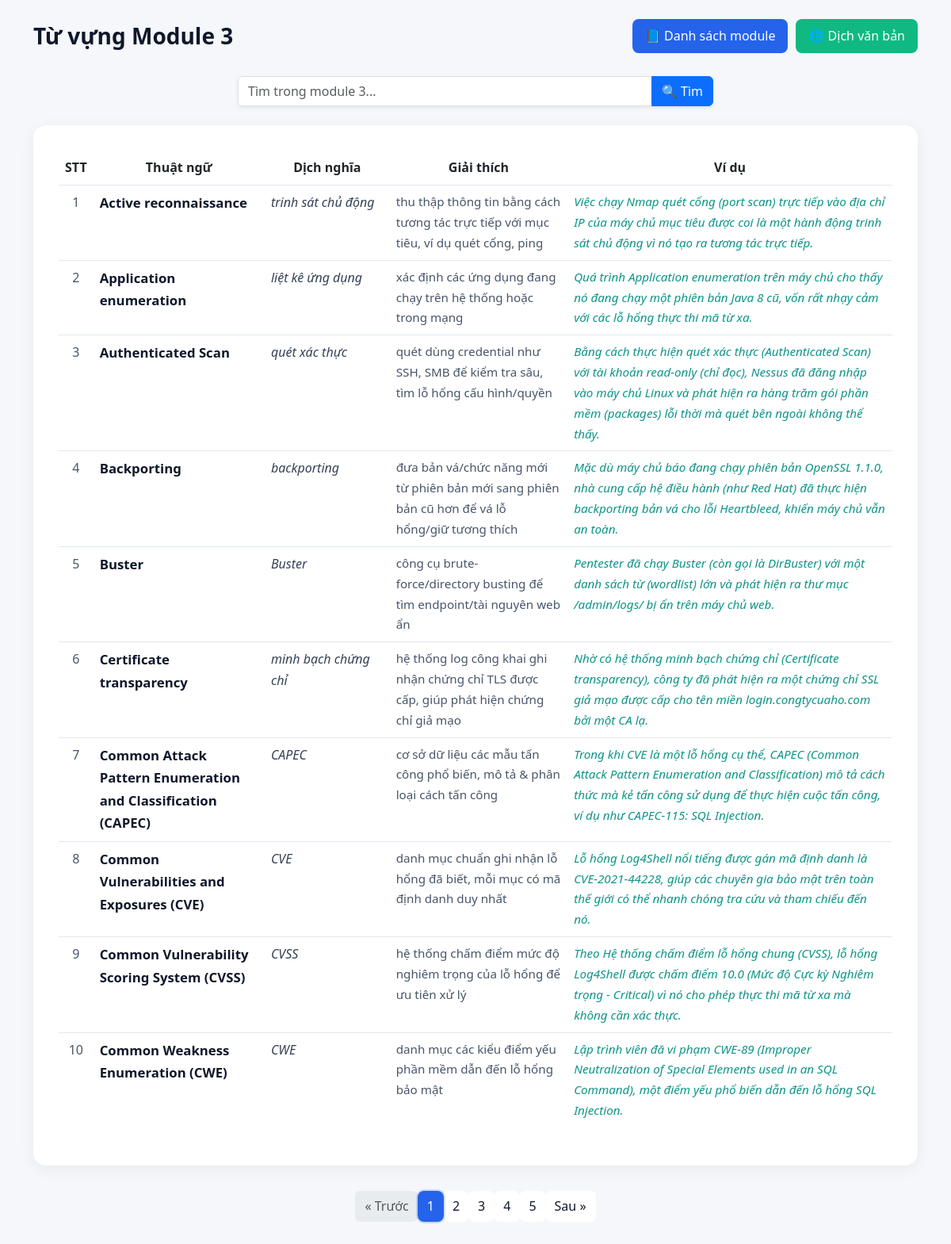
The app's page /terms/3 with its own data.
### tables this page shows
CREATE TABLE "Terms" (
	"id"	INTEGER,
	"english"	TEXT,
	"vietnamese"	TEXT,
	"note"	TEXT,
	"module"	TEXT,
	"boi_canh"	TEXT,
	"vi_du"	TEXT
);

### app.py (the view)
@app.route("/terms/<string:module_id>", methods=["GET", "POST"])
def terms(module_id):
    page = int(request.args.get("page", 1))
    per_page = 10
    cursor = conn.cursor()
    query_term = ""
    terms_list = []
    total_pages = 1
    try:
        if request.method == "POST":
            query_term = request.form.get("term", "").strip().lower()
            cursor.execute("""
                SELECT id, english, vietnamese, note, vi_du
                FROM Terms
                WHERE module = ? AND (LOWER(english) LIKE ? OR LOWER(vietnamese) LIKE ?)
                ORDER BY english ASC
            """, (module_id, f"%{query_term}%", f"%{query_term}%"))
            terms_list = cursor.fetchall()
            total_pages = 1
        else:
            terms_list, total_pages = get_terms(module_id, page, per_page)
    except sqlite3.Error as e:
        print(f"Lỗi SQL trong /terms/{module_id}: {e}")
    return render_template(
        "terms.html",
        module_id=module_id,
        terms=terms_list,
        query=query_term,
        page=page,
        total_pages=total_pages
    )

### app.py (called while the page is built, shortened)
def get_terms(module_id=None, page=1, per_page=10):
    cursor = conn.cursor()
    offset = (page - 1) * per_page
    terms = []
    total_count = 0
    try:
        if module_id:
            cursor.execute("""
                SELECT id, english, vietnamese, note, vi_du
                FROM Terms
                WHERE module = ?
                ORDER BY english ASC
                LIMIT ? OFFSET ?
            """, (module_id, per_page, offset))
            terms = cursor.fetchall()
            cursor.execute("SELECT COUNT(*) FROM Terms WHERE module = ?", (module_id,))
            total_count = cursor.fetchone()[0]
    except sqlite3.Error as e:
        print(f"Lỗi SQL trong get_terms: {e}")
    total_pages = (total_count + per_page - 1) // per_page
    return terms, total_pages

### templates/terms.html (shortened to what this page needs)
<!DOCTYPE html>
<html lang="vi">
<head>
    <link rel="stylesheet" href="https://cdn.jsdelivr.net/npm/bootstrap@5.3.0/dist/css/bootstrap.min.css">
</head>
<body class="container py-4">
    <div class="top-actions">
        <h3>Từ vựng Module {{ module_id }}</h3>
        <div class="btn-group-custom">
            <a href="{{ url_for('modules') }}" class="btn-dict">📘 Danh sách module</a>
            <a href="{{ url_for('index') }}" class="btn-translate">🌐 Dịch văn bản</a>
        </div>
    </div>
    <form class="search-box" method="POST" action="{{ url_for('terms', module_id=module_id) }}">
        <div class="input-group shadow-sm">
            <input type="text"
                   class="form-control"
                   name="term"
                   id="search-term"
                   placeholder="Tìm trong module {{ module_id }}..."
                   value="{{ query or '' }}"
                   list="suggestions-list"
                   autocomplete="off">
            <button class="btn btn-primary" type="submit">🔍 Tìm</button>
        </div>
    </form>
    <div class="dictionary-card">
        <div class="table-responsive">
            <table class="table align-middle">
                <thead>
                    <tr>
                        <th>STT</th>
                        <th>Thuật ngữ</th>
                        <th>Dịch nghĩa</th>
                        <th>Giải thích</th>
                        <th>Ví dụ</th>
                    </tr>
                </thead>
                <tbody>
                    {% for t in terms %}
                    <tr>
                        <td>{{ loop.index + (page-1)*10 }}</td>
                        <td>{{ t[1] }}</td>
                        <td>{{ t[2] }}</td>
                        <td>{{ t[3] or "" }}</td>
                        <td><i>{{ t[4] or "-" }}</i></td>
                    </tr>
                    {% else %}
                    <tr>
                        <td colspan="5" class="text-center text-muted">Không tìm thấy thuật ngữ nào.</td>
                    </tr>
                    {% endfor %}
                </tbody>
            </table>
        </div>
    </div>
    {% if not query and total_pages > 1 %}
    <nav aria-label="Page navigation" class="mt-4">
    <ul class="pagination justify-content-center">
        <li class="page-item {% if page <= 1 %}disabled{% endif %}">
            <a class="page-link" href="{{ url_for('terms', module_id=module_id, page=page-1) }}">« Trước</a>
        </li>
        {% set start_page = page - 2 %}
        {% set end_page = page + 2 %}
        {% if start_page < 1 %}
            {% set end_page = end_page + (1 - start_page) %}
            {% set start_page = 1 %}
        {% endif %}
        {% if end_page > total_pages %}
            {% set start_page = start_page - (end_page - total_pages) %}
            {% set end_page = total_pages %}
        {% endif %}
        {% if start_page < 1 %}
            {% set start_page = 1 %}
        {% endif %}
        {% for p in range(start_page, end_page + 1) %}
            <li class="page-item {% if p == page %}active{% endif %}">
                <a class="page-link" href="{{ url_for('terms', module_id=module_id, page=p) }}">{{ p }}</a>
            </li>
        {% endfor %}
        <li class="page-item {% if page >= total_pages %}disabled{% endif %}">
            <a class="page-link" href="{{ url_for('terms', module_id=module_id, page=page+1) }}">Sau »</a>
        </li>
    </ul>
</nav>
    {% endif %}
</body>
</html>

### templates/terms.html (style rules this page uses)
body { background: #f5f7fa; font-family: "Segoe UI", "Inter", sans-serif; color: #1e293b; line-height: 1.7; }
h3 { text-align: left; font-weight: 700; color: #0f172a; margin-bottom: 0; }
.top-actions { display: flex; justify-content: space-between; align-items: center; margin-bottom: 1.8rem; }
.btn-group-custom { display: flex; gap: 10px; }
.btn-dict, .btn-translate { padding: 8px 16px; border-radius: 8px; text-decoration: none; font-weight: 500; transition: all 0.2s ease; }
.btn-dict { background: #2563eb; color: #fff; }
.btn-translate { background: #10b981; color: #fff; }
.dictionary-card { background: #fff; border-radius: 16px; box-shadow: 0 4px 20px rgba(0,0,0,0.06); padding: 2rem; }
table { border-collapse: separate; border-spacing: 0; width: 100%; }
th { background: #f1f5f9; text-align: center; font-weight: 600; color: #0f172a; padding: 12px; border-bottom: 2px solid #e2e8f0; }
td { vertical-align: top; padding: 16px 12px; border-bottom: 1px solid #e2e8f0; }
tr:last-child td { border-bottom: none; }
td:nth-child(1) { text-align: center; color: #475569; font-weight: 500; }
td:nth-child(2) { font-weight: 700; color: #0f172a; font-size: 1.05em; }
td:nth-child(3) { font-style: italic; color: #334155; width: 15%; }
td:nth-child(4), td:nth-child(5) { color: #475569; font-size: 0.95em; }
td:nth-child(5) i { color: #0d9488; }
.pagination { margin-top: 2rem; }
.page-link { color: #0f172a; border: none; border-radius: 8px; font-weight: 500; }
.page-item.active .page-link { background-color: #2563eb; color: #fff; border-radius: 8px; box-shadow: 0 0 0 2px rgba(37,99,235,0.2); }
.search-box { max-width: 600px; margin: 0 auto 1.5rem auto; }

### records on screen
Terms: english "Active reconnaissance", vietnamese "trinh sát chủ động", note "thu thập thông tin bằng cách tương tác trực tiếp với mục tiêu, ví dụ quét cổng, ping", vi_du "Việc chạy Nmap quét cổng (port scan) trực tiếp vào địa chỉ IP của máy chủ mục tiêu được coi là một hành động trinh sát chủ động vì nó tạo ra tương tác trực tiếp."
Terms: english "Application enumeration", vietnamese "liệt kê ứng dụng", note "xác định các ứng dụng đang chạy trên hệ thống hoặc trong mạng", vi_du "Quá trình Application enumeration trên máy chủ cho thấy nó đang chạy một phiên bản Java 8 cũ, vốn rất nhạy cảm với các lỗ hổng thực thi mã từ xa."
Terms: english "Authenticated Scan", vietnamese "quét xác thực", note "quét dùng credential như SSH, SMB để kiểm tra sâu, tìm lỗ hổng cấu hình/quyền", vi_du "Bằng cách thực hiện quét xác thực (Authenticated Scan) với tài khoản read-only (chỉ đọc), Nessus đã đăng nhập vào máy chủ Linux và phát hiện ra hàng trăm gói phần mềm (packages) lỗi thời mà quét bên ngoài không thể thấy."
Terms: english "Backporting", vietnamese "backporting", note "đưa bản vá/chức năng mới từ phiên bản mới sang phiên bản cũ hơn để vá lỗ hổng/giữ tương thích", vi_du "Mặc dù máy chủ báo đang chạy phiên bản OpenSSL 1.1.0, nhà cung cấp hệ điều hành (như Red Hat) đã thực hiện backporting bản vá cho lỗi Heartbleed, khiến máy chủ vẫn an toàn."
Terms: english "Buster", vietnamese "Buster", note "công cụ brute-force/directory busting để tìm endpoint/tài nguyên web ẩn", vi_du "Pentester đã chạy Buster (còn gọi là DirBuster) với một danh sách từ (wordlist) lớn và phát hiện ra thư mục /admin/logs/ bị ẩn trên máy chủ web."
Terms: english "Certificate transparency", vietnamese "minh bạch chứng chỉ", note "hệ thống log công khai ghi nhận chứng chỉ TLS được cấp, giúp phát hiện chứng chỉ giả mạo", vi_du "Nhờ có hệ thống minh bạch chứng chỉ (Certificate transparency), công ty đã phát hiện ra một chứng chỉ SSL giả mạo được cấp cho tên miền login.congtycuaho.com bởi một CA lạ."
Terms: english "Common Attack Pattern Enumeration and Classification (CAPEC)", vietnamese "CAPEC", note "cơ sở dữ liệu các mẫu tấn công phổ biến, mô tả & phân loại cách tấn công", vi_du "Trong khi CVE là một lỗ hổng cụ thể, CAPEC (Common Attack Pattern Enumeration and Classification) mô tả cách thức mà kẻ tấn công sử dụng để thực hiện cuộc tấn công, ví dụ như CAPEC-115: SQL Injection."
Terms: english "Common Vulnerabilities and Exposures (CVE)", vietnamese "CVE", note "danh mục chuẩn ghi nhận lỗ hổng đã biết, mỗi mục có mã định danh duy nhất", vi_du "Lỗ hổng Log4Shell nổi tiếng được gán mã định danh là CVE-2021-44228, giúp các chuyên gia bảo mật trên toàn thế giới có thể nhanh chóng tra cứu và tham chiếu đến nó."
Terms: english "Common Vulnerability Scoring System (CVSS)", vietnamese "CVSS", note "hệ thống chấm điểm mức độ nghiêm trọng của lỗ hổng để ưu tiên xử lý", vi_du "Theo Hệ thống chấm điểm lỗ hổng chung (CVSS), lỗ hổng Log4Shell được chấm điểm 10.0 (Mức độ Cực kỳ Nghiêm trọng - Critical) vì nó cho phép thực thi mã từ xa mà không cần xác thực."
Terms: english "Common Weakness Enumeration (CWE)", vietnamese "CWE", note "danh mục các kiểu điểm yếu phần mềm dẫn đến lỗ hổng bảo mật", vi_du "Lập trình viên đã vi phạm CWE-89 (Improper Neutralization of Special Elements used in an SQL Command), một điểm yếu phổ biến dẫn đến lỗ hổng SQL Injection."

### other values on screen
{{ module_id }} "3"
{{ p }} "1" "2" "3" "4" "5"
